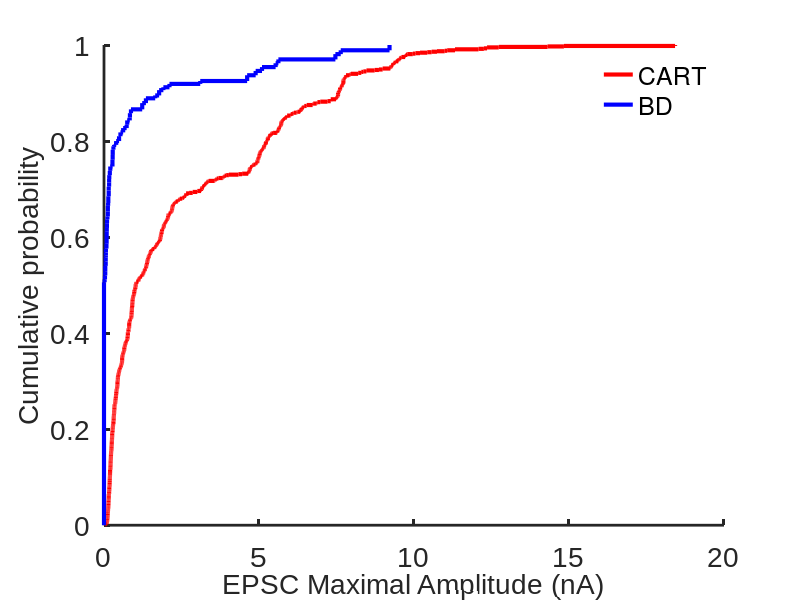
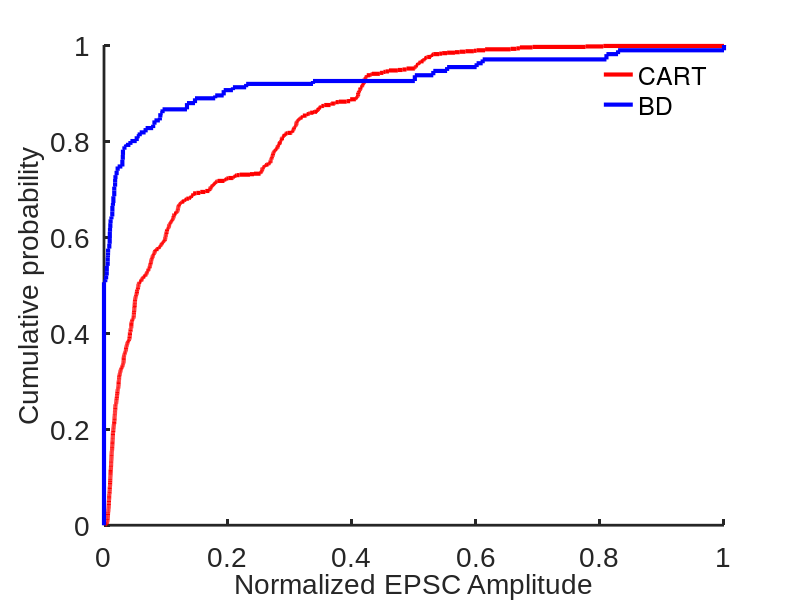
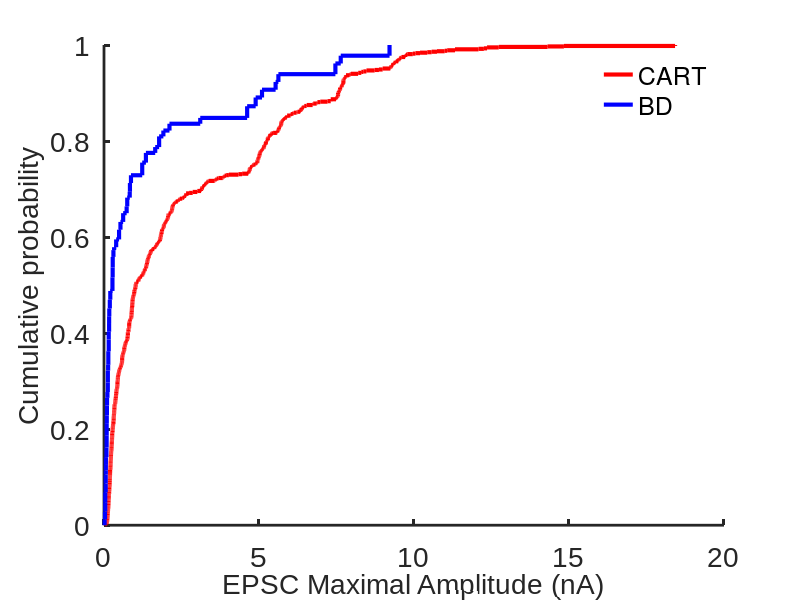
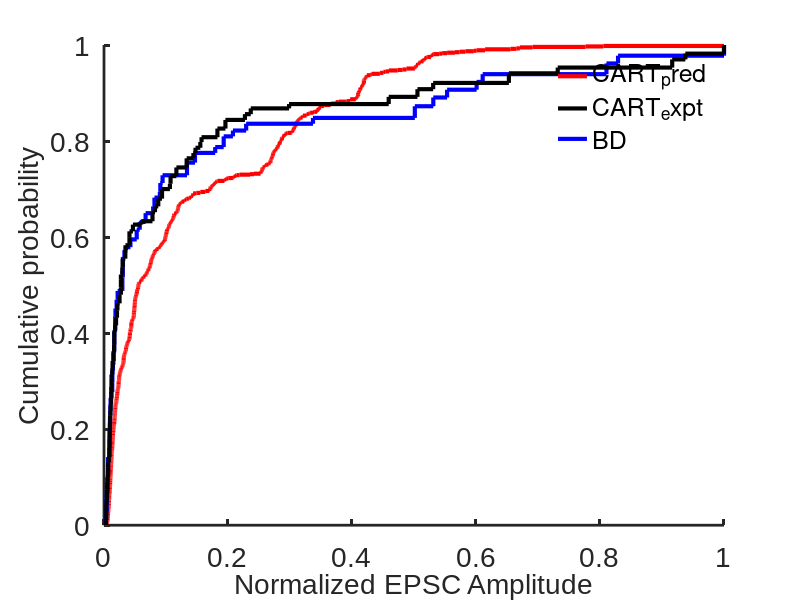

MATLAB code for these plots, in order:
close all
clear variables
clc

data = importdata('BD_AMPA_MAX.csv'); % Pool of maximum currents evoked by BD-CreER+ inputs 
data_cart = importdata('CART_AMPA_MAX.csv'); % Pool of maximum currents evoked by CART-Cre+ inputs
TC_total = 1000; 
BD_frac = 0.494; % Fraction of ventral ooDSGCs 
Dors_frac = 0.506; % Fraction of dorsal ooDSGCs

RGC_Nonspec = [];
RGC_BD = [];
RGC_Dors = [];
RGC_CART = [];
CART = [];

i = 1;
while i <= TC_total * BD_frac
    RGC_Nonspec (i) = data(randi(size(data,1)));
    RGC_Dors (i) = 0;
    RGC_BD (i) = data(randi(size(data,1)));
    RGC_CART (i) = RGC_Nonspec (i) + RGC_Dors (i) + RGC_BD (i);
    CART(i) = data_cart(randi(size(data_cart,1)));
    i = i+1;
end

i = 1;
while i <= TC_total * Dors_frac
    RGC_Nonspec (end+1) = data(randi(size(data,1)));
    RGC_Dors (end+1) = data(randi(size(data,1)));
    RGC_BD (end+1) = 0;
    RGC_CART (end+1) = RGC_Nonspec (end) + RGC_Dors (end) + RGC_BD (end);
    CART(end+1) = data_cart(randi(size(data_cart,1)));
    i = i+1;
end

RGC_CART_plot = cdfplot (RGC_CART);
hold on;
BD_plot = cdfplot (RGC_BD);
hold on;
set (RGC_CART_plot, 'LineWidth', 3, 'Color', 'R');
set (BD_plot, 'LineWidth', 3, 'Color', 'B');
set(gca, 'LineWidth', 2);
set(gca, 'FontName', 'Arial');
set(gca, 'FontSize', 20);
box off
grid off
xlabel('EPSC Maximal Amplitude (nA)','FontSize',20);
ylabel('Cumulative probability','FontSize',20);
legend([RGC_CART_plot BD_plot], 'CART', 'BD', 'Location', 'best')
%legend("");
legend boxoff
title("");

nor_RGC_CART = RGC_CART / max (RGC_CART);
nor_RGC_BD = RGC_BD / max (RGC_BD);
nor_CART = CART / max (CART);

figure (2);
nor_RGC_CART_plot = cdfplot (nor_RGC_CART);
hold on;
nor_BD_plot = cdfplot (nor_RGC_BD);
set (nor_RGC_CART_plot, 'LineWidth', 3, 'Color', 'R');
set (nor_BD_plot, 'LineWidth', 3, 'Color', 'B');
set(gca, 'LineWidth', 2);
set(gca, 'FontName', 'Arial');
set(gca, 'FontSize', 20);
box off
grid off
xlabel('Normalized EPSC Amplitude','FontSize',20);
ylabel('Cumulative probability','FontSize',20);
legend([nor_RGC_CART_plot nor_BD_plot], 'CART', 'BD', 'Location', 'best')
%legend ("");
legend boxoff
title("");

j = 1;
i = 1;
while j <= length (RGC_CART)
    if RGC_CART (j) > 0
        RGC_CART_nonZ (i) = RGC_CART (j);
        i = i+1;
    else
    end
    j = j+1;
end

j = 1;
i = 1;
while j <= length (RGC_BD)
    if RGC_BD (j) > 0
        RGC_BD_nonZ (i) = RGC_BD (j);
        i = i+1;
    else
    end
    j = j+1;
end

j = 1;
i = 1;
while j <= length (RGC_Dors)
    if RGC_Dors (j) > 0
        RGC_Dors_nonZ (i) = RGC_Dors (j);
        i = i+1;
    else
    end
    j = j+1;
end

figure (3);
RGC_CART_nonZ_plot = cdfplot (RGC_CART_nonZ);
hold on;
RGC_BD_nonZ_plot = cdfplot (RGC_BD_nonZ);
set (RGC_CART_nonZ_plot, 'LineWidth', 3, 'Color', 'R');
set (RGC_BD_nonZ_plot, 'LineWidth', 3, 'Color', 'B');
set(gca, 'LineWidth', 2);
set(gca, 'FontName', 'Arial');
set(gca, 'FontSize', 20);
box off
grid off
xlabel('EPSC Maximal Amplitude (nA)','FontSize',20);
ylabel('Cumulative probability','FontSize',20);
legend([RGC_CART_nonZ_plot RGC_BD_nonZ_plot], 'CART', 'BD', 'Location', 'best')
%legend("");
legend boxoff
title("");

j = 1;
i = 1;
while j <= length (nor_RGC_CART)
    if nor_RGC_CART (j) > 0
        nor_RGC_CART_nonZ (i) = nor_RGC_CART (j);
        i = i+1;
    else
    end
    j = j+1;
end

j = 1;
i = 1;
while j <= length (nor_RGC_BD)
    if nor_RGC_BD (j) > 0
        nor_RGC_BD_nonZ (i) = nor_RGC_BD (j);
        i = i+1;
    else
    end
    j = j+1;
end

j = 1;
i = 1;
while j <= length (nor_CART)
    if nor_CART (j) > 0
        nor_CART_nonZ (i) = nor_CART (j);
        i = i+1;
    else
    end
    j = j+1;
end

figure (4);
nor_RGC_CART_nonZ_plot = cdfplot (nor_RGC_CART_nonZ);
hold on;
nor_RGC_BD_nonZ_plot = cdfplot (nor_RGC_BD_nonZ);
hold on;
nor_CART_nonZ_plot = cdfplot (nor_CART_nonZ);
set (nor_RGC_CART_nonZ_plot, 'LineWidth', 3, 'Color', 'R');
set (nor_RGC_BD_nonZ_plot, 'LineWidth', 3, 'Color', 'B');
set (nor_CART_nonZ_plot, 'LineWidth', 3, 'Color', 'k');
set(gca, 'LineWidth', 2);
set(gca, 'FontName', 'Arial');
set(gca, 'FontSize', 20);
box off
grid off
xlabel('Normalized EPSC Amplitude','FontSize',20);
ylabel('Cumulative probability','FontSize',20);
legend([nor_RGC_CART_nonZ_plot nor_CART_nonZ_plot nor_RGC_BD_nonZ_plot], 'CART_pred', 'CART_expt', 'BD', 'Location', 'best');
%legend("");
legend boxoff
title("");
[nor_nonZ_h1,p1] = kstest2 (nor_RGC_CART_nonZ, nor_RGC_BD_nonZ);
